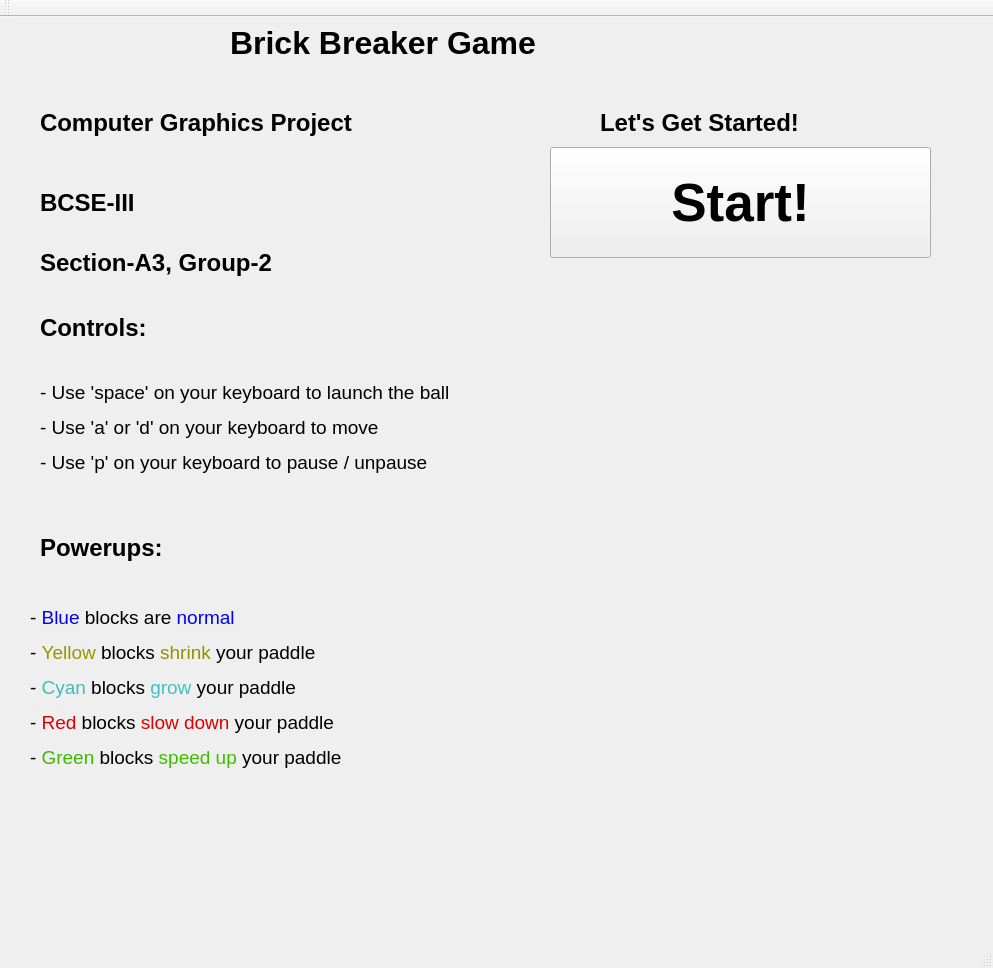
<?xml version="1.0" encoding="UTF-8"?>
<ui version="4.0">
 <class>IntroWindow</class>
 <widget class="QMainWindow" name="IntroWindow">
  <property name="geometry">
   <rect>
    <x>0</x>
    <y>0</y>
    <width>993</width>
    <height>968</height>
   </rect>
  </property>
  <property name="windowTitle">
   <string>IntroWindow</string>
  </property>
  <widget class="QWidget" name="centralWidget">
   <widget class="QLabel" name="title_label">
    <property name="geometry">
     <rect>
      <x>230</x>
      <y>0</y>
      <width>601</width>
      <height>51</height>
     </rect>
    </property>
    <property name="font">
     <font>
      <pointsize>24</pointsize>
      <bold>true</bold>
     </font>
    </property>
    <property name="text">
     <string>Brick Breaker Game</string>
    </property>
   </widget>
   <widget class="QLabel" name="instructions_title_label">
    <property name="geometry">
     <rect>
      <x>40</x>
      <y>80</y>
      <width>421</width>
      <height>51</height>
     </rect>
    </property>
    <property name="font">
     <font>
      <pointsize>18</pointsize>
      <bold>true</bold>
     </font>
    </property>
    <property name="text">
     <string>Computer Graphics Project</string>
    </property>
   </widget>
   <widget class="QLabel" name="controls_title_label">
    <property name="geometry">
     <rect>
      <x>40</x>
      <y>290</y>
      <width>211</width>
      <height>41</height>
     </rect>
    </property>
    <property name="font">
     <font>
      <pointsize>18</pointsize>
      <bold>true</bold>
     </font>
    </property>
    <property name="text">
     <string>Controls: </string>
    </property>
   </widget>
   <widget class="QLabel" name="controls_label">
    <property name="geometry">
     <rect>
      <x>40</x>
      <y>330</y>
      <width>481</width>
      <height>161</height>
     </rect>
    </property>
    <property name="text">
     <string>&lt;html&gt;&lt;head/&gt;&lt;body&gt;&lt;p&gt;&lt;span style=&quot; font-size:14pt;&quot;&gt;- Use 'space' on your keyboard to launch the ball&lt;/span&gt;&lt;/p&gt;&lt;p&gt;&lt;span style=&quot; font-size:14pt;&quot;&gt;- Use 'a' or 'd' on your keyboard to move&lt;/span&gt;&lt;/p&gt;&lt;p&gt;&lt;span style=&quot; font-size:14pt;&quot;&gt;- Use 'p' on your keyboard to pause / unpause&lt;/span&gt;&lt;/p&gt;&lt;/body&gt;&lt;/html&gt;</string>
    </property>
   </widget>
   <widget class="QLabel" name="start_label">
    <property name="geometry">
     <rect>
      <x>600</x>
      <y>90</y>
      <width>301</width>
      <height>31</height>
     </rect>
    </property>
    <property name="font">
     <font>
      <pointsize>18</pointsize>
      <bold>true</bold>
     </font>
    </property>
    <property name="text">
     <string>Let's Get Started!</string>
    </property>
   </widget>
   <widget class="QPushButton" name="start_push_button">
    <property name="geometry">
     <rect>
      <x>550</x>
      <y>130</y>
      <width>381</width>
      <height>111</height>
     </rect>
    </property>
    <property name="font">
     <font>
      <pointsize>40</pointsize>
      <bold>true</bold>
     </font>
    </property>
    <property name="text">
     <string>Start!</string>
    </property>
   </widget>
   <widget class="QLabel" name="powerups_label">
    <property name="geometry">
     <rect>
      <x>30</x>
      <y>560</y>
      <width>481</width>
      <height>221</height>
     </rect>
    </property>
    <property name="text">
     <string>&lt;html&gt;&lt;head/&gt;&lt;body&gt;&lt;p&gt;&lt;span style=&quot; font-size:14pt;&quot;&gt;- &lt;/span&gt;&lt;span style=&quot; font-size:14pt; color:#0000ff;&quot;&gt;Blue &lt;/span&gt;&lt;span style=&quot; font-size:14pt;&quot;&gt;blocks are &lt;/span&gt;&lt;span style=&quot; font-size:14pt; color:#0000ff;&quot;&gt;normal&lt;/span&gt;&lt;/p&gt;&lt;p&gt;&lt;span style=&quot; font-size:14pt;&quot;&gt;- &lt;/span&gt;&lt;span style=&quot; font-size:14pt; color:#969600;&quot;&gt;Yellow&lt;/span&gt;&lt;span style=&quot; font-size:14pt;&quot;&gt; blocks &lt;/span&gt;&lt;span style=&quot; font-size:14pt; color:#909000;&quot;&gt;shrink &lt;/span&gt;&lt;span style=&quot; font-size:14pt;&quot;&gt;your paddle&lt;/span&gt;&lt;/p&gt;&lt;p&gt;&lt;span style=&quot; font-size:14pt;&quot;&gt;- &lt;/span&gt;&lt;span style=&quot; font-size:14pt; color:#3ebcbc;&quot;&gt;Cyan &lt;/span&gt;&lt;span style=&quot; font-size:14pt;&quot;&gt;blocks &lt;/span&gt;&lt;span style=&quot; font-size:14pt; color:#40c1c1;&quot;&gt;grow &lt;/span&gt;&lt;span style=&quot; font-size:14pt;&quot;&gt;your paddle&lt;/span&gt;&lt;/p&gt;&lt;p&gt;&lt;span style=&quot; font-size:14pt;&quot;&gt;- &lt;/span&gt;&lt;span style=&quot; font-size:14pt; color:#df0000;&quot;&gt;Red&lt;/span&gt;&lt;span style=&quot; font-size:14pt;&quot;&gt; blocks &lt;/span&gt;&lt;span style=&quot; font-size:14pt; color:#dd0000;&quot;&gt;slow down&lt;/span&gt;&lt;span style=&quot; font-size:14pt;&quot;&gt; your paddle&lt;/span&gt;&lt;/p&gt;&lt;p&gt;&lt;span style=&quot; font-size:14pt;&quot;&gt;- &lt;/span&gt;&lt;span style=&quot; font-size:14pt; color:#3db800;&quot;&gt;Green &lt;/span&gt;&lt;span style=&quot; font-size:14pt;&quot;&gt;blocks &lt;/span&gt;&lt;span style=&quot; font-size:14pt; color:#3fbd00;&quot;&gt;speed up&lt;/span&gt;&lt;span style=&quot; font-size:14pt;&quot;&gt; your paddle&lt;/span&gt;&lt;/p&gt;&lt;/body&gt;&lt;/html&gt;</string>
    </property>
   </widget>
   <widget class="QLabel" name="powerups_title_label">
    <property name="geometry">
     <rect>
      <x>40</x>
      <y>510</y>
      <width>211</width>
      <height>41</height>
     </rect>
    </property>
    <property name="font">
     <font>
      <pointsize>18</pointsize>
      <bold>true</bold>
     </font>
    </property>
    <property name="text">
     <string>Powerups:</string>
    </property>
   </widget>
   <widget class="QLabel" name="instructions_title_label_2">
    <property name="geometry">
     <rect>
      <x>40</x>
      <y>160</y>
      <width>421</width>
      <height>51</height>
     </rect>
    </property>
    <property name="font">
     <font>
      <pointsize>18</pointsize>
      <bold>true</bold>
     </font>
    </property>
    <property name="text">
     <string>BCSE-III</string>
    </property>
   </widget>
   <widget class="QLabel" name="instructions_title_label_3">
    <property name="geometry">
     <rect>
      <x>40</x>
      <y>220</y>
      <width>421</width>
      <height>51</height>
     </rect>
    </property>
    <property name="font">
     <font>
      <pointsize>18</pointsize>
      <bold>true</bold>
     </font>
    </property>
    <property name="text">
     <string>Section-A3, Group-2</string>
    </property>
   </widget>
  </widget>
  <widget class="QMenuBar" name="menuBar">
   <property name="geometry">
    <rect>
     <x>0</x>
     <y>0</y>
     <width>993</width>
     <height>25</height>
    </rect>
   </property>
  </widget>
  <widget class="QToolBar" name="mainToolBar">
   <attribute name="toolBarArea">
    <enum>TopToolBarArea</enum>
   </attribute>
   <attribute name="toolBarBreak">
    <bool>false</bool>
   </attribute>
  </widget>
  <widget class="QStatusBar" name="statusBar"/>
 </widget>
 <layoutdefault spacing="6" margin="11"/>
 <resources/>
 <connections/>
</ui>
